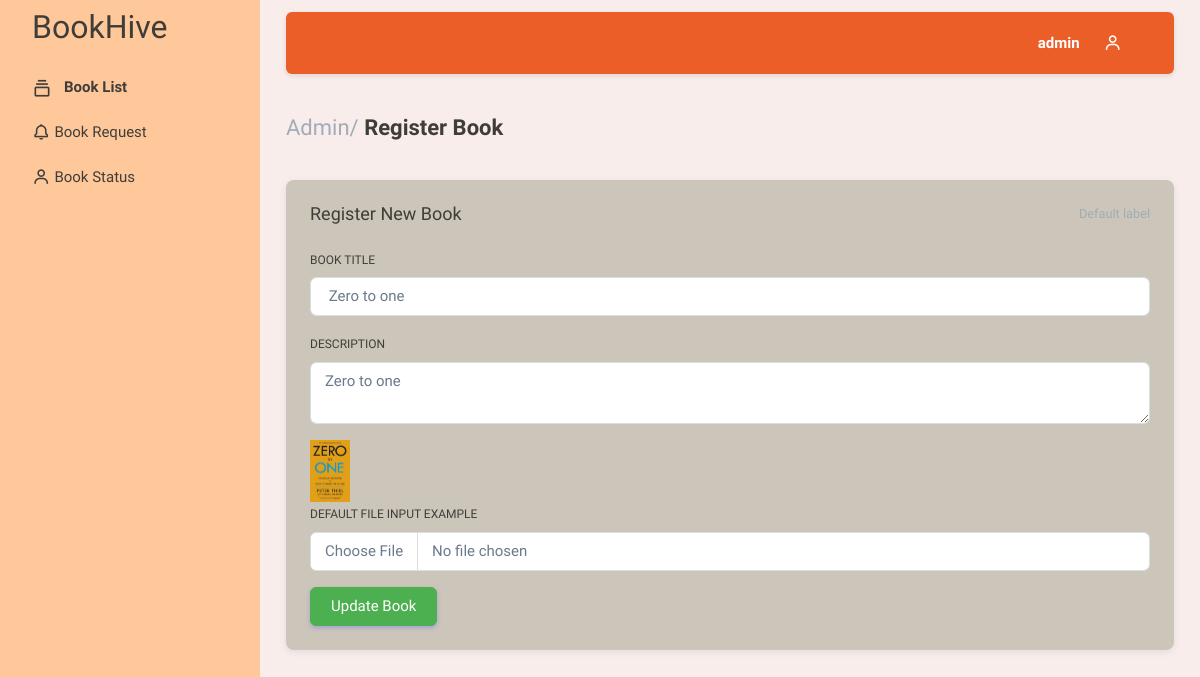
The page /admin-book-detail/?book=29 (signed in) on the database its author committed.
### bookapp/models.py (models this page shows)
class BookModel(models.Model):
    book_title = models.CharField(max_length=256)
    book_img = models.ImageField(upload_to="media")
    activity_desc = models.TextField()

### bookapp/views.py (the view, shortened to what this page needs)
@method_decorator(check_if_admin_or_user, name="dispatch")
class AdminBookDetailView(View):
    def get(self, request, *args, **kwargs):
        book_obj = None
        if request.GET.get("book"):
            book_obj = (
                models.BookModel.objects.filter(id=request.GET.get("book"))
                .values()
                .first()
            )
            book_obj["book_img"] = book_obj.get("book_img").split("/")[1]
        return render(
            request,
            template_name="admin_book_detail.html",
            context={"book_obj": book_obj},
        )

### bookapp/views.py (called while the page is built)
def check_if_admin_or_user(view_func):
    def wrapper(request, *args, **kwargs):
        user_type = "staff_user" if request.user.is_staff else "user"
        if not request.user.is_staff and request.path in [
            "/admin-book-list/",
            "/admin-book-detail/",
            "/admin-book-request-list/",
        ]:
            logout(request)
            return redirect("login_page")
        elif request.user.is_staff and request.path not in [
            "/admin-book-list/",
            "/admin-book-detail/",
            "/admin-book-request-list/",
        ]:
            logout(request)
            return redirect("login_page")
        else:
            request.access = True
        return view_func(request, *args, **kwargs)
    return wrapper

### bookapp/templates/admin_book_detail.html (shortened to what this page needs)
{% extends "index.html" %}
{% load static %}
{% block nav %}
<ul class="menu-inner py-1">
    <li class="menu-item active">
        <a href="{% url 'admin_book_list' %}" class="menu-link">
        <i class="menu-icon tf-icons bx bx-collection"></i>
        <div data-i18n="Basic">Book List</div>
        </a>
    </li>
    <li class="menu-item">
        <a href="{% url 'admin_book_request_list' %}" class="menu-link">
            <i class="bx bx-bell me-1"></i>
        <div data-i18n="Basic">Book Request</div>
        </a>
    </li>
    <li class="menu-item">
        <a href="{% url 'admin_book_status_list' %}" class="menu-link">
            <i class="bx bx-user me-1"></i>
        <div data-i18n="Basic">Book Status</div>
        </a>
    </li>
  </ul>
{% endblock %}
{% block content %}
<div class="content-wrapper">
    <div class="container-xxl flex-grow-1 container-p-y">
        <h4 class="fw-bold py-3 mb-4" style="color: #403d39;"><span class="text-muted fw-light">Admin/</span> Register Book</h4>
        <div class="row">
            <div class="col-xl">
                <div class="card mb-4" style="background-color:#ccc5b9">
                    <div class="card-header d-flex justify-content-between align-items-center">
                        <h5 class="mb-0" style="color:#403d39;">Register New Book</h5>
                        <small class="text-muted float-end" style="color:#403d39;">Default label</small>
                    </div>
                    <div class="card-body">
                        <form method="post" enctype="multipart/form-data">
                            <div class="mb-3">
                                <label style="color:#403d39;" class="form-label" for="basic-default-fullname">Book Title</label>
                                <input  type="text" required="true" name="title" value="{% if book_obj.book_title %} {{book_obj.book_title}} {% endif %}" class="form-control" id="basic-default-fullname"
                                    placeholder="title..." />
                            </div>
                            <div class="mb-3">
                                <label style="color:#403d39;" class="form-label" for="basic-default-message">Description</label>
                                <textarea name="desc" required="true" id="basic-default-message" class="form-control" placeholder="description about the book..">{% if book_obj.activity_desc %}{{ book_obj.activity_desc }}{% endif %}</textarea>
                            </div>
                            <div class="mb-3">
                                {% if book_obj.book_img %}
                                <img src="{% static book_obj.book_img %}"  style="width:40px;height:auto;">
                                {% endif %}
                                <br>
                                <label style="color:#403d39;" for="formFile" class="form-label">Default file input example</label>
                                <input class="form-control" {% if not book_obj.book_img %} required="true" {% endif %} name="fileinput" value="" type="file" id="formFile" />
                            </div>
                            <button  type="submit" class="btn btn-primary"> {% if book_obj.book_title %} Update Book {% else %} Add Book {% endif %}</button>
                        </form>
                    </div>
                </div>
            </div>
        </div>
    </div>
</div>
{% endblock%}

### bookapp/templates/index.html (shortened to what this page needs)
{% load static %}
<!DOCTYPE html>
<html
  lang="en"
  class="light-style layout-menu-fixed"
  dir="ltr"
  data-theme="theme-default"
  data-assets-path="../assets/"
  data-template="vertical-menu-template-free"
>
  <head>
    <link rel="stylesheet" href="{% static 'assets/vendor/fonts/boxicons.css' %}" />
    <link rel="stylesheet" href="{% static 'assets/vendor/css/core.css' %}" class="template-customizer-core-css" />
    <link rel="stylesheet" href="{% static 'assets/vendor/css/theme-default.css' %}" class="template-customizer-theme-css" />
    <link rel="stylesheet" href="{% static 'assets/css/demo.css' %}" />
    <link rel="stylesheet" href="{% static 'assets/vendor/libs/perfect-scrollbar/perfect-scrollbar.css' %}" />
    <link rel="stylesheet" href="{% static 'assets/vendor/libs/apex-charts/apex-charts.css' %}" />
  </head>
  <body>
    <div class="layout-wrapper layout-content-navbar">
      <div class="layout-container">
        <aside id="layout-menu" class="layout-menu menu-vertical menu ">
          <div class="app-brand">
            <a href="#" class="app-brand-link"><h2>BookHive</h2></a>
          </div>
          {% block nav %}
          {% endblock %}
        </aside>
        <div class="layout-page">
          <nav
            class="layout-navbar container-xxl navbar navbar-expand-xl navbar-detached align-items-center bg-navbar-theme"
            id="layout-navbar"
          >
            <div class="navbar-nav-right d-flex align-items-center m-3 " id="navbar-collapse">
              <ul class="navbar-nav flex-row align-items-center ms-auto">
                <li class="nav-item lh-1 me-3">
                  <span class="fw-semibold d-block " style="color:white;">{{request.user.username}}</span>
                </li>
                <li class="nav-item navbar-dropdown dropdown-user dropdown">
                  <a class="nav-link dropdown-toggle hide-arrow" href="javascript:void(0);" data-bs-toggle="dropdown">
                    <div class="">
                      <i class="bx bx-user me-1" style="color:white;"></i>
                    </div>
                  </a>
                    </li>
                  </ul>
            </div>
          </nav>
          {% block content %}
          {% endblock%}
        </div>
      </div>
    </div>
  </body>
</html>

### bookapp/templates/index.html (style rules this page uses)
body { background-color: #f4f4f9; color: #333333; }
.navbar { background-color: #eb5e28 !important; }
.layout-menu { background-color: #fec89a; }
.menu-inner { background-color: #fec89a; }
.app-brand { background-color: #fec89a; }
.app-brand { margin-top:10px; }
a { color: #403d39; }
h2 { color: #403d39; }
.btn-primary { background-color: #4caf50 !important; border-color: #4caf50 !important; }
.layout-container { background-color: #f8edeb; }
.layout-navbar { box-shadow: 0 2px 5px rgba(0, 0, 0, 0.1); }

### rows shown on the page
BookModel: title "Zero to one", desc "Zero to one", book_img (picture)

### other values the page prints
{{ request.user.username }} "admin"
